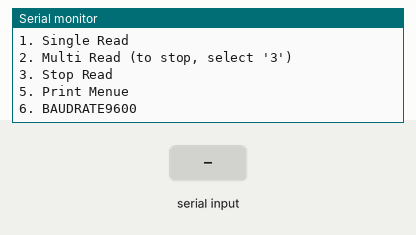
Simulated run of this sketch. Board: Arduino Uno, built with avr-gcc and run on an emulated ATmega328P. Parts: the last lines printed to the serial monitor. The test bench sets the inputs (shaded band).

Above: at 6.8 s.
6.9 s: "1" received over the second serial link
At 10.4 s:
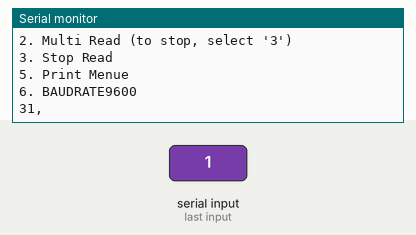
10.8 s: "0" received over the second serial link
At 12.7 s:
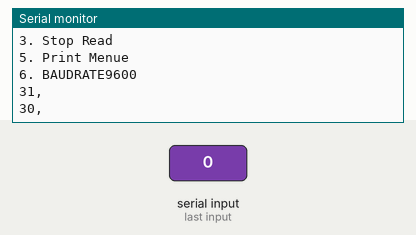
14.7 s: "2" received over the second serial link
At 16.2 s:
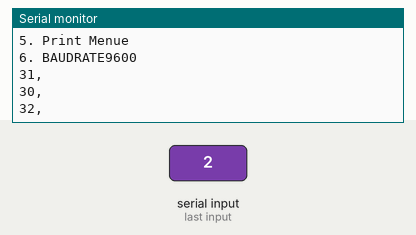

The sketch:

read_RX_0520.ino
```cpp
#include <SoftwareSerial.h>

SoftwareSerial mySerial(3, 2); // RX, TX

String getRFIDData(void);

//Commands
byte readSingle[] = {0xBB, 0x00, 0x22, 0x00, 0x00, 0x22, 0x7E};
byte readMulti[] = {0xBB, 0x00, 0x27, 0x00, 0x03, 0x22, 0x00, 0x0A, 0x56, 0x7E};
byte stopRead[] = {0xBB, 0x00, 0x28, 0x00, 0x00, 0x28, 0x7E};
byte setBaudrate[] = {0xBB, 0x00, 0x11, 0x00, 0x02, 0x00, 0x60, 0x73, 0x7E};

String receive = "";
int receivex[100] = {};
int i = 0;


void printWelcomeMessage(void) {
  Serial.println("Choose from the Menue and enter the number:");
  Serial.println("1. Single Read");
  Serial.println("2. Multi Read (to stop, select '3')");
  Serial.println("3. Stop Read");
  Serial.println("5. Print Menue");
  Serial.println("6. BAUDRATE9600");
}


void setup() {
  Serial.begin(115200);
  Serial.println("Serial started");

  mySerial.begin(115200);


  printWelcomeMessage();
}


void loop() {
  //read commands from Serial Monitor
//  if (Serial.available())
//  {
//    char letter = Serial.read();
//    if (letter == '1') {
//      mySerial.write(readSingle, sizeof(readSingle));
//    }
//    if (letter == '2') {
//      mySerial.write(readMulti, sizeof(readMulti));
//    }
//    if (letter == '3') {
//      mySerial.write(stopRead, sizeof(stopRead));
//    }
//    if (letter == '4') {
//      mySerial.write(readSingle, sizeof(readSingle));
//    }
//    else if (letter == '5') {
//      printWelcomeMessage();
//    }
//    else if (letter == '6') {
//      mySerial.write(setBaudrate, sizeof(setBaudrate));
//    }
//  }


  //delay(500);

  String id = getRFIDData();
  Serial.println(id);

  delay(3000);

//print RFID reply
//  String idList = "";
//  while (mySerial.available()) {
//    int hexIn = mySerial.read();
//    idList += String(hexIn,HEX);
//    idList += ",";
//
//    //Serial.print(",");
//    if(hexIn == 0x7E){
//      Serial.print(idList);
//      Serial.println();
//    }
//  }

}

String getRFIDData(void) {
//print RFID reply
  mySerial.listen();
  mySerial.write(readSingle, sizeof(readSingle));
  String idList = "";
  while (mySerial.available()) {
    int hexIn = mySerial.read();
    idList += String(hexIn,HEX);
    idList += ",";

    if (!mySerial.available()){
      return idList;
    }
//    if(hexIn == 0x7E){
//      //Serial.print(idList);
//      //Serial.println();
//      return idList;
//    }
  }
}
```

Measured:
- after the input at 6.9 s, the serial monitor: prints a new line after 2.1 s (image 1)
- after the input at 10.8 s, the serial monitor: prints a new line after 1.2 s (image 2)
- after the input at 14.7 s, the serial monitor: prints a new line after 0.31 s (image 3)
